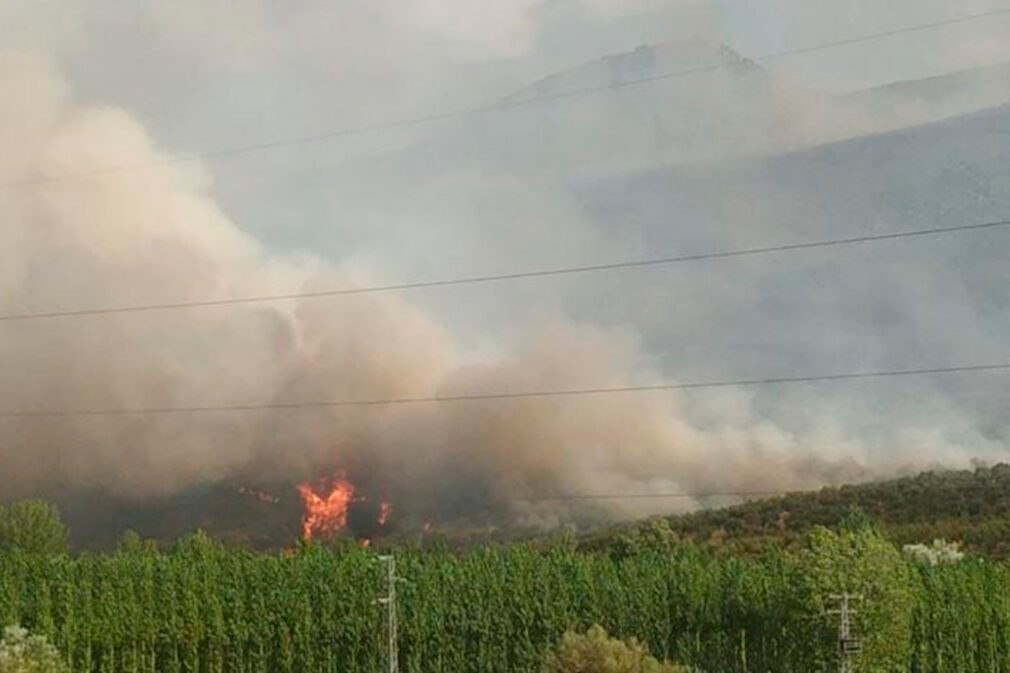
#> input picture weka/imgO/o1.png, 1010 x 673 px; its folder holds 2 pictures in this run
$ python extraerBits.py
#> lines starting #> are read from the running program, lines starting #| are printed output that depends on the picture; pictures that were not available may be replaced by others from this repository, and a replacement may not be noted
from PIL import Image
import statistics

dirO = "imgO/o"
dirM = "imgM/m"
punto = ".png"
numM = 1
for z in range(1, 3):
    # Abre la imagen y conviértela en modo "RGB"
    #img = Image.open("1.3.png").convert("RGB")
    direcO = dirO + str(z) + punto
    direcM = dirM + str(numM) + punto
    imgO = Image.open(direcO).convert("RGB")
#> imgO is the input picture: PIL image 1010x673 RGB; mean R, G, B 146, 145.1, 127.5
    imgM1 = Image.open(direcM).convert("RGB")
    numM = numM + 1
    direcM = dirM + str(numM) + punto
    imgM2 = Image.open(direcM).convert("RGB")
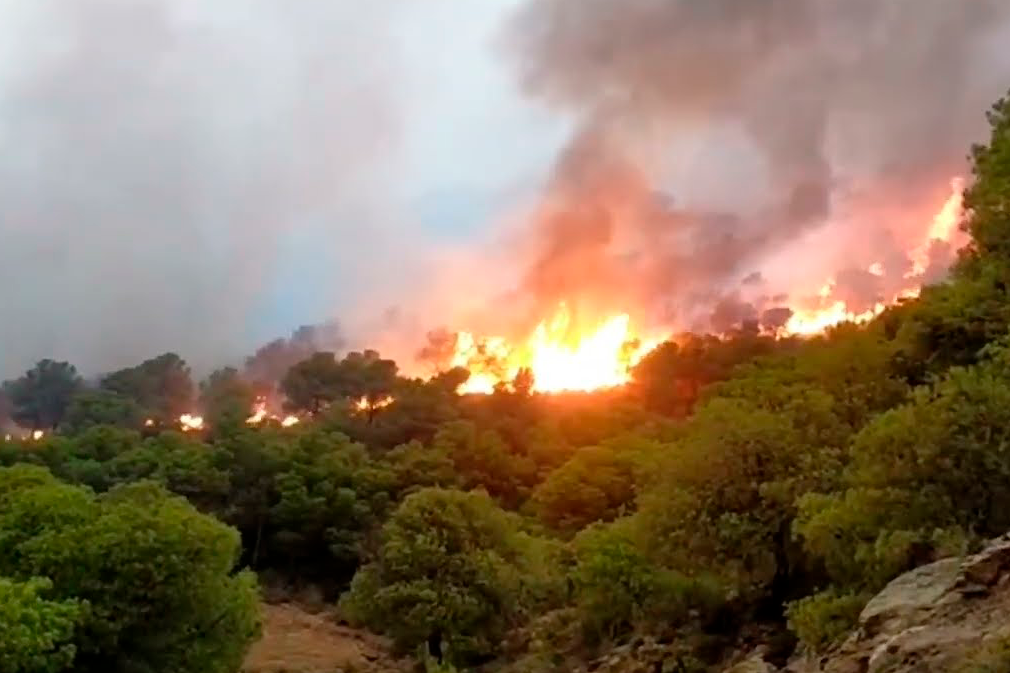
#> input picture weka/imgO/o2.png, 1010 x 673 px, given in place of m2.png, which was not available
#> imgM2 is the input picture: PIL image 1010x673 RGB; mean R, G, B 138.7, 118.5, 97.5
    numM = numM + 1
    direcM = dirM + str(numM) + punto
    imgM3 = Image.open(direcM).convert("RGB")
    numM = numM + 1
    direcM = dirM + str(numM) + punto
    imgOut1 = Image.new('RGB',(1500,1500),color='black')
#> imgOut1: PIL image 1500x1500 RGB; every value is 0
    imgOut2 = Image.new('RGB',(1500,1500),color='black')
    imgOut3 = Image.new('RGB',(1500,1500),color='black')
    imgOut4 = Image.new('RGB',(1500,1500),color='black')

    # Obtiene el ancho y el alto de la imagen
    width, height = imgO.size
#> width = 1010; height = 673

    # Crea una lista para almacenar los valores de rojo de los píxeles
    red1 = []
    green1 = []
    blue1 = []

    red2 = []
    green2 = []
    blue2 = []

    red3 = []
    green3 = []
    blue3 = []

    red4 = []
    green4 = []
    blue4 = []

    varianza = []
    # Itera sobre todos los píxeles de la imagen y agrega el valor de rojo a la lista
    for y in range(height):
        for x in range(width):
            if imgM1.getpixel((x,y)) == (255,255,255):
                r, g, b = imgO.getpixel((x, y))
                red1.append(r)
                green1.append(g)
                blue1.append(b)
                imgOut1.putpixel((x, y),(r, g, b))
                imgOut2.putpixel((x, y),(0, 0, 0))
                imgOut3.putpixel((x, y),(0, 0, 0))
                imgOut4.putpixel((x, y),(0, 0, 0))
            elif imgM2.getpixel((x,y)) == (255,255,255):
                r, g, b = imgO.getpixel((x, y))
                red2.append(r)
                green2.append(g)
                blue2.append(b)
                imgOut1.putpixel((x, y),(0, 0, 0))
                imgOut2.putpixel((x, y),(r, g, b))
                imgOut3.putpixel((x, y),(0, 0, 0))
                imgOut4.putpixel((x, y),(0, 0, 0))
            elif imgM3.getpixel((x,y)) == (255,255,255):
                r, g, b = imgO.getpixel((x, y))
                red3.append(r)
                green3.append(g)
                blue3.append(b)
                imgOut1.putpixel((x, y),(0, 0, 0))
                imgOut2.putpixel((x, y),(0, 0, 0))
                imgOut3.putpixel((x, y),(r, g, b))
                imgOut4.putpixel((x, y),(0, 0, 0))
            else:
                r, g, b = imgO.getpixel((x, y))
                red4.append(r)
                green4.append(g)
                blue4.append(b)
                imgOut1.putpixel((x, y),(0, 0, 0))
                imgOut2.putpixel((x, y),(0, 0, 0))
                imgOut3.putpixel((x, y),(0, 0, 0))
                imgOut4.putpixel((x, y),(r, g, b))
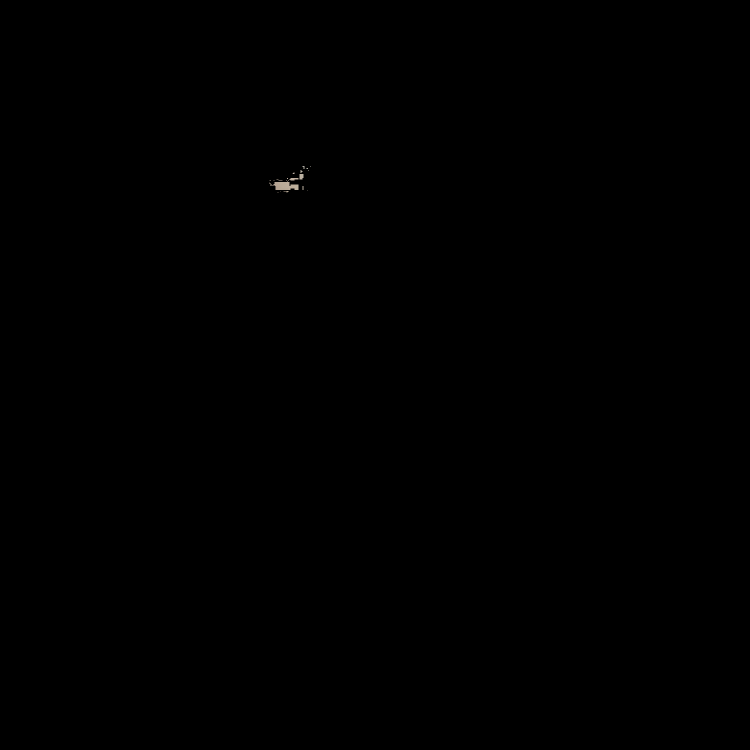
#> imgOut2: PIL image 1500x1500 RGB (shown at 1/2 size); mean R, G, B 0.1, 0.1, 0.1
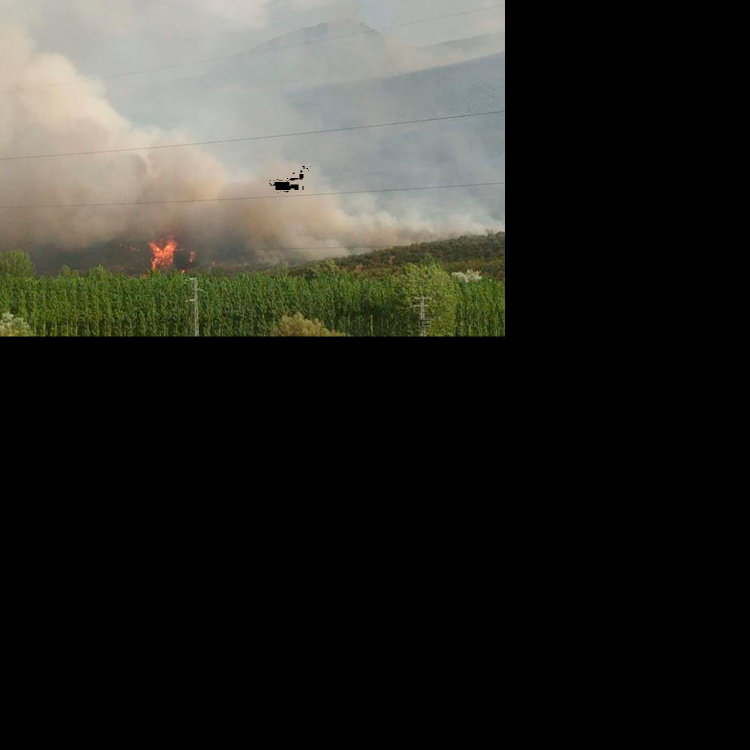
#> imgOut4: PIL image 1500x1500 RGB (shown at 1/2 size); mean R, G, B 44, 43.8, 38.5
#> after the loop, blue1 = []; blue2 = 917 values, max 169 at index 12, min 143 at index 913, mean 154.3; blue3 = []; blue4 = 678813 items; green1 = []; green2 = 917 values, max 183 at index 897, min 161 at index 634, mean 171.9; green3 = []; green4 = 678813 items; red1 = []; red2 = 917 values, max 193 at index 120, min 177 at index 0, mean 186.3; red3 = []; red4 = 678813 items
#> (the run stopped early here; a loop or call above may not have finished)
